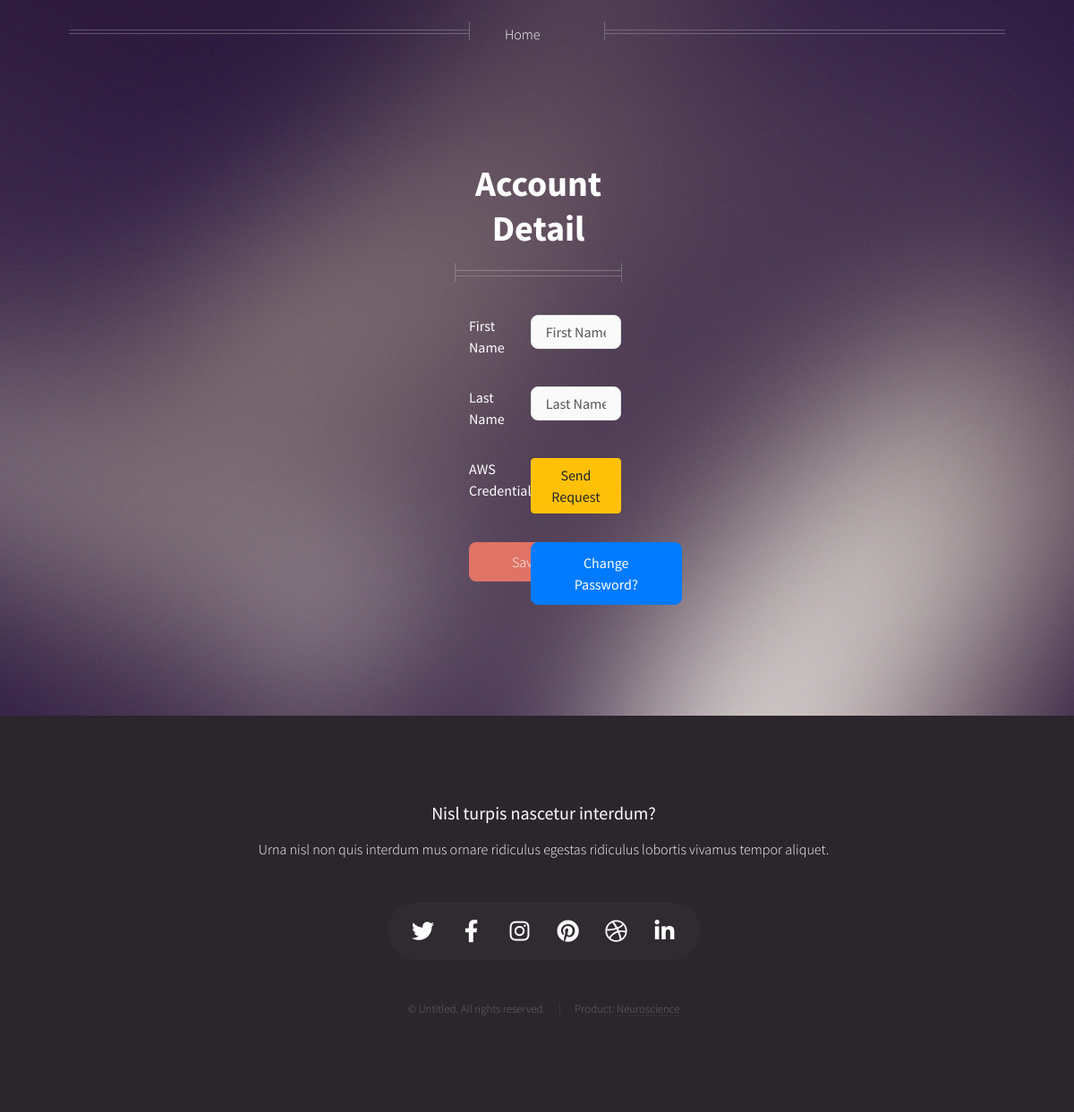
The page /profile/ (signed in) on the database as committed earlier.
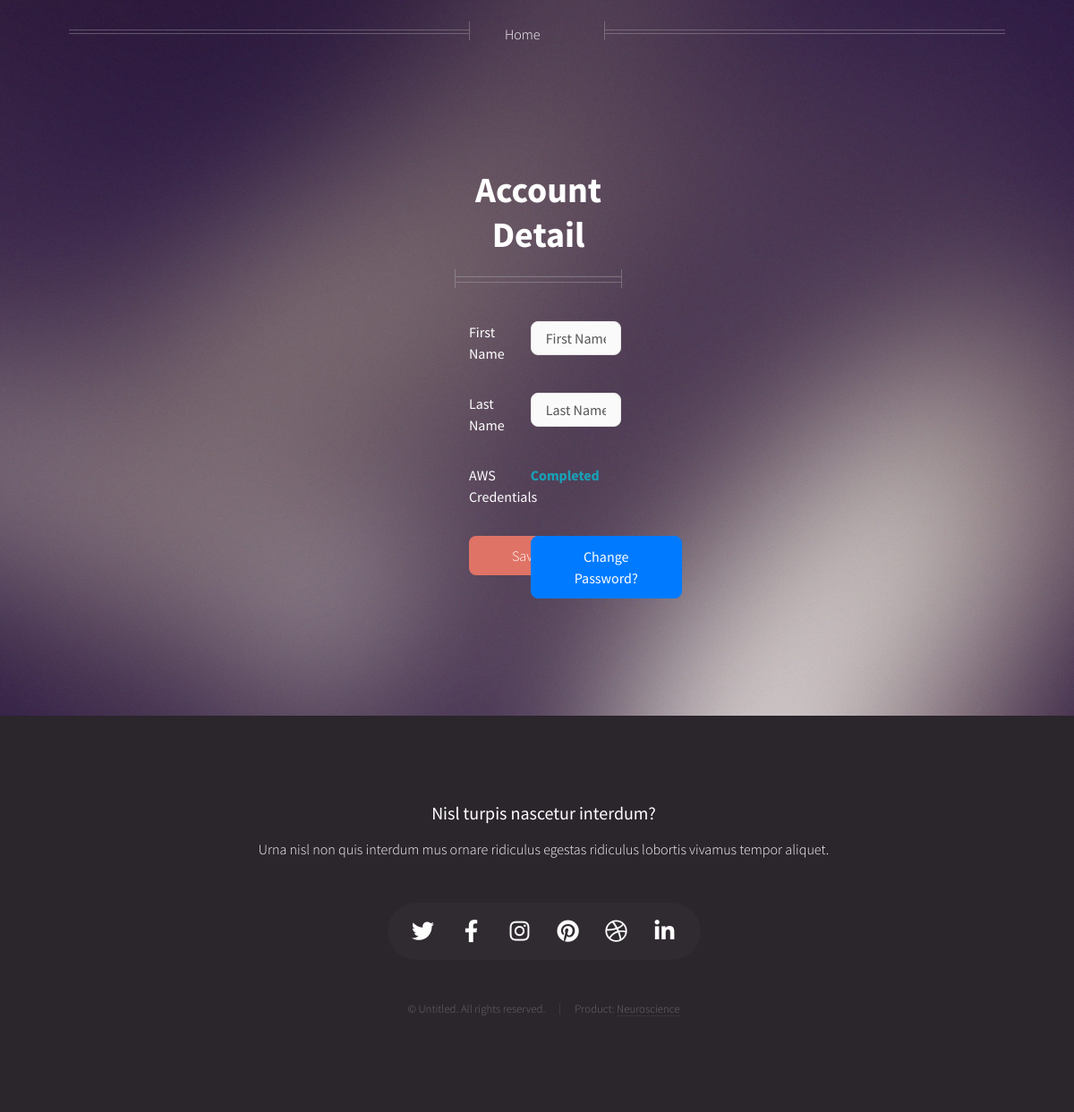
The same page on the database as committed later.
### account/models.py (models this page shows, shortened)
class Base(models.Model):
    created_on = models.DateTimeField(auto_now_add=True, db_index=True,
                                      help_text='(Read-only) Date/time when record was created.')
    updated_on = models.DateTimeField(auto_now=True, db_index=True,
                                      help_text='(Read-only) Date/time when record was updated.')

class AWSRequest(Base):
    STATUS_CHOICES = (
        (STATUS_PENDING, 'Pending'),
        (STATUS_DENIED, 'Denied'),
        (STATUS_COMPLETED, 'Completed'),
    )
    user = models.ForeignKey(User, on_delete=models.CASCADE)
    status = models.CharField(max_length=1, choices=STATUS_CHOICES, default=STATUS_PENDING,
                              help_text="Status of request")

### account/views.py (the view, shortened to what this page needs)
# urls.py: path('profile/', ProfileView.as_view(), name='profile'),
class ProfileView(LoginRequiredMixin, View):
    template_name = "account/profile.html"
    def get(self, request):
        aws_req = AWSRequest.objects.filter(user=request.user).first()
        return render(request, template_name=self.template_name, context={
            "user": request.user,
            "aws_req": aws_req
        })

### templates/account/profile.html (shortened to what this page needs)
{% extends "layout.html" %}
{% load static %}
{% block content %}
    <div class="container">
        <div class="col-xl-6 offset-xl-3 col-md-12">
            <div class="title">
                <h2>Account Detail</h2>
                <hr/>
            </div>
            <div class="col-xl-12">
                <form method="post">
                    <div class="form-group row pb-3">
                        <label class="col-4 col-form-label">First Name</label>
                        <div class="col-8">
                            <input type="text" name="first_name" placeholder="First Name" class="form-control" value="{{user.first_name}}" required>
                        </div>
                    </div>
                    <div class="form-group row pb-3">
                        <label class="col-4 col-form-label">Last Name</label>
                        <div class="col-8">
                            <input name="last_name" placeholder="Last Name" class="form-control" type="text"  value="{{user.last_name}}" required>
                        </div>
                    </div>
                    <div class="form-group row pb-3">
                        <label for="select" class="col-4 col-form-label">AWS Credentials</label>
                        <div class="col-8 text-left">
                            {% if aws_req %}
                            <label class="{{aws_req.get_status_display}}">{{aws_req.get_status_display}}</label>
                            {% else %}
                                <a href="{% url 'aws_cred_request' %}" class="btn btn-warning">Send Request</a>
                            {% endif %}
                        </div>
                    </div>
                    <div class="form-group row pb-3">
                        <div class="col-4 text-left">
                            <input type="submit" class="btn btn-primary" value="Save">
                        </div>
                        <div class="col-8 text-right">
                            <button type="button" class="btn btn-primary" onclick="change_pwd()">Change Password?</button>
                        </div>
                    </div>
                </form>
            </div>
        </div>
    </div>
{% endblock %}

Rows that differ between the two databases and show on the page:
added AWSRequest: status "Completed"
Other text that changed with them:
text no longer shown: "Send Request"
